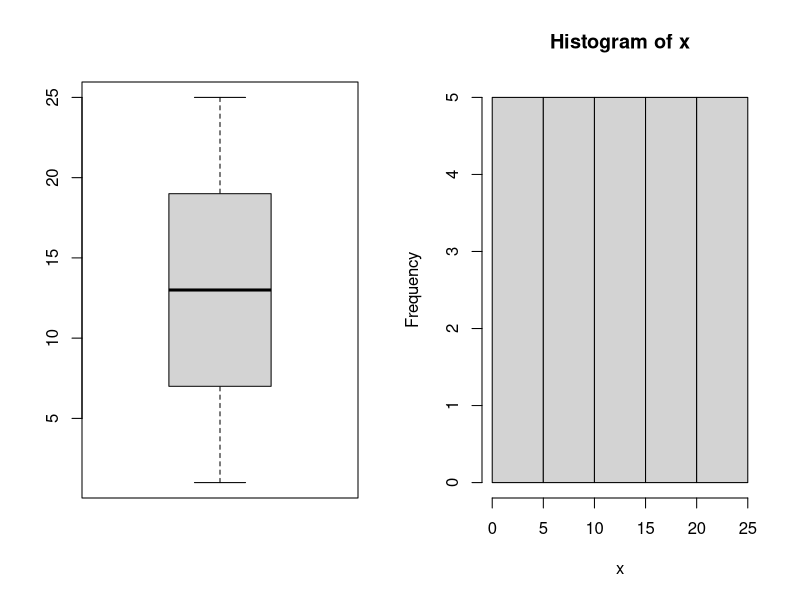
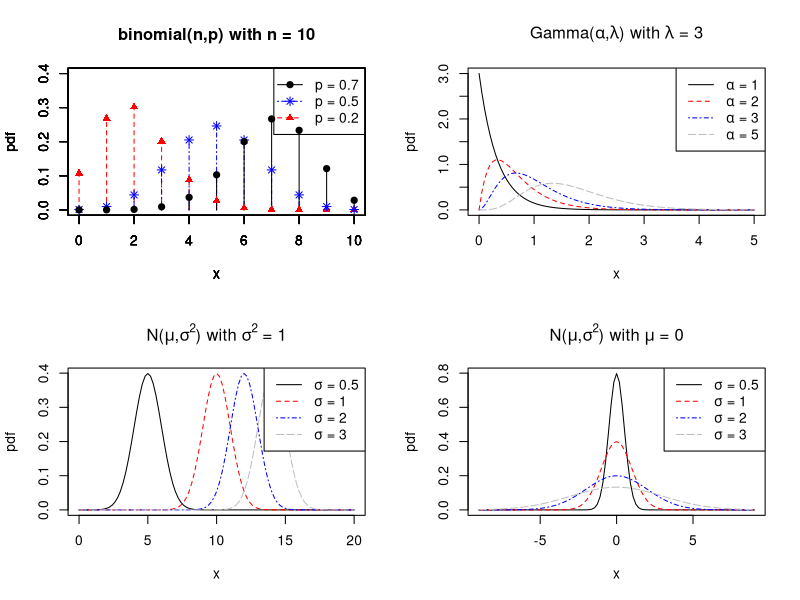

Recreate these plots in R, in order.
## ---- chunk 1
knitr::opts_chunk$set(echo = TRUE)
## ---- chunk 2
seq(1,10,2)  
seq(1,10, by = 2)  
seq(1,10, length.out = 6)

## ---- chunk 3
Inf+NaN ; Inf+NA ; NaN+NA ; Inf+Inf+10
## ---- chunk 4
round(123.98765)  
round(123.98765, digits = 3)  
round(123.98765, digits = -2)
## ---- chunk 5
signif(1928373, digits = 2)  
signif(1928373, digits = 5)
signif(1928.373, digits = 2)
## ---- chunk 6
abs(-2)  
sqrt(25)  
ceiling(4.87); ceiling(4.23)  
floor(2.7); floor(2.1)  
trunc(9.344); trunc(9.123)  
cos(30); acos(30); cosh(30); acosh(30)  
log(10, base = 10); log10(10)  
exp(10)
## ---- chunk 7
x <- c(1:25, NA)
mean(x); mean(x, na.rm = T)  
var(x); var(x, na.rm = T)  
median(x); median(x, na.rm = T)  
#quantile(x, 0.5)-> Error in quantile.default(x, 0.5): missing values and NaN's  
quantile(x, 0.5, na.rm = T)  
summary(x)  
par(mfrow = c(1,2))
boxplot(x)
hist(x)
## ---- chunk 8
objects()  
ls()  
## ---- chunk 9
#create
vt1 <- c(1:5); vt2 <- c(2,4)  
#combine
vt3 <- c(vt1, vt2)
#instead of typing "vt2<-c(vt2,vt1)", "vt3<-c(vt2, vt1)" is a safer way.  

#check how many elements in the vector  
length(vt1)
#select the locations in the vector  
vt1[1]; vt1[c(1,3,4)]  
#remove the third location of the vector  
vt1[-3]
#or remove not just one location  
vt1[-c(2:4)]  
## ---- chunk 10
x<-c(3,6,9)  
x*3; x-3; x^3  
y1<-c(3,2); y2<-c(3,2,4)  

#deffrient length
x^y1  
x^y2  

#when the vectors are different lengths, the shorter one is extended by recycling.
c(1,1,2,2,3,3,4,4,5,5,6,6,7,7,8,8,9,9,10,10) %% 2:3  
c(1,1,2,2,3,3,4,4,5,5,6,6,7,7,8,8,9,9,10,10) %% rep(2:3, 10)  

#assign values into a vector
vtx<- rep(NA, 6)
vtx[2]<-5
vtx[c(4:6)] <- rep(1, 3)
vtx

#to delete NA
vtx[-c(1,3)]
vtxnew <- vtx[-c(1,3)]
vtxnew
## ---- chunk 11
a <- 1:5; b <- 6:10; c <- 11:15; d <- 16:20
#1
matr1 <- rbind(a,b,c,d)
matr1
dim(matr1)
#2
matr2 <- cbind(a,b,c,d)
matr2
dim(matr2)
#3
#note the ordering
x <- 1:6
matrix(x, nrow = 2, ncol = 3)
matrix(x, nrow = 2, ncol = 3, byrow = TRUE)
#note the index
xnew<-matrix(x, nrow = 2, ncol = 3, byrow = TRUE)
xnew
xnew[2]; xnew[5]

#we can change the column or row names by : 
colnames(matr1); rownames(matr1); dimnames(matr1);  
colnames(matr1) <- c("V1","V2","V3","V4","V5")
matr1
## ---- chunk 12
m<-1:12
matrix(m, ncol = 3, nrow = 4)  
## ---- chunk 13
mat<-matrix(m, ncol = 3, nrow = 4)
mat[2,1];   
mat[c(2,3), 2]; mat[c(1:2), c(2,3)];  
mat[, 3]; mat[c(1:2), ]
## ---- chunk 14
c<-matrix(1:9,3,3)
colSums(c)
rowSums(c)
colMeans(c)
rowMeans(c)
## ---- chunk 15
t(c)
## ---- chunk 16
diag(c)
## ---- chunk 17
det(c)
## ---- chunk 18
B <- matrix(c(5:8), 2, 2)
eigen(B)

D <- matrix(rnorm(9), 3, 3) 
eig.D <- eigen(D) 
eig.D$values
## ---- chunk 19
x0 <- 3; a <- 5; c <- 7; m <- 501 
X <- rep(NA, 11)
X[1] <- x0
for(j in 1:10){
  X[j + 1] <- (a*X[j] + c) %% m 
  }
X[2:11]
## ---- chunk 20
basket <- c("r", "b", "y", "y", "y", "r", "r", "b") 
n.r <- 0; n.b <- 0; n.y <- 0
for(i in 1:length(basket)){
  if(basket[i] == "r"){ n.r <- n.r + 1
  }else if(basket[i] == "b"){ 
    n.b <- n.b + 1
  }else{
  n.y <- n.y + 1
  } 
}
c(n.r, n.b, n.y)
## ---- chunk 21
for(j in 1:8){ 
  print(j)
}
## ---- chunk 22
j <- 1
while(j <= 8){
  print(j)
  j <- j + 1 
}
## ---- chunk 23
Fib1 <- 1
Fib2 <- 1
Fibonacci <- c(Fib1) 
while (Fib2 < 100) {
  Fibonacci <- c(Fibonacci, Fib2)
  Fib1 <- Fibonacci[length(Fibonacci) - 1] 
  Fib2 <- Fib1 + Fibonacci[length(Fibonacci)]
} 
Fibonacci
## ---- chunk 24
Fib1 <- 1
Fib2 <- 1
Fibonacci <- c(Fib1) 
for(j in 1:1000){
  if(Fib2 < 100){
    Fibonacci <- c(Fibonacci, Fib2)
    Fib1 <- Fibonacci[length(Fibonacci) - 1] 
    Fib2 <- Fib1 + Fibonacci[length(Fibonacci)]
}else{
  break
  } 
}
Fibonacci
## ---- chunk 25
Fib1 <- 1
Fib2 <- 1
Fibonacci <- c(Fib1) 
repeat
{
  if(Fib2 < 100){
    Fibonacci <- c(Fibonacci, Fib2)
    Fib1 <- Fibonacci[length(Fibonacci) - 1] 
    Fib2 <- Fib1 + Fibonacci[length(Fibonacci)]
  }else{ 
    break
  } 
}
Fibonacci
## ---- chunk 26
Fib1 <- 1
Fib2 <- 1
Fibonacci <- c(Fib1) 
repeat
{
  if(Fib2 >= 100) break
    Fibonacci <- c(Fibonacci, Fib2)
    Fib1 <- Fibonacci[length(Fibonacci) - 1] 
    Fib2 <- Fib1 + Fibonacci[length(Fibonacci)]
} 
Fibonacci
## ---- chunk 27
Fib1 <- 1
Fib2 <- 1
Fibonacci <- c(Fib1) 
for(j in 1:100){
  if(Fib2 >= 100) next
    Fibonacci <- c(Fibonacci, Fib2)
    Fib1 <- Fibonacci[length(Fibonacci) - 1] 
    Fib2 <- Fib1 + Fibonacci[length(Fibonacci)] 
#print(j)
} 
Fibonacci
## ---- chunk 28
k <- 1
while(k < 100){
  fac <- c() 
  for(j in 1:k){
    if((k %% j) == 0) fac <- c(fac, j) 
  }
  if(k == sum(fac[-length(fac)])){
    out <- paste(paste(k, "=", sep=" "),
                 paste(fac[-length(fac)], collapse = " + "), sep = " ")
    print(out) 
  }
  k <- k+1 
}
## ---- chunk 29
k <- 1
while(k < 100){
  fac <- c() 
  for(j in 1:k){
    if((k %% j) == 0){ 
      fac <- c(fac, j)
    } 
  }
  if(k == sum(fac[-length(fac)])){ 
    cat(paste(k, "=", sep=" "),
        paste(fac[-length(fac)], collapse = " + "), "\n")
    }
  k <- k+1 
}
## ---- chunk 30
 f <- function(x){ 
   3*x + 2
}
f(2); f(3); f(4)
## ---- chunk 31
f <- function(x){ 
  res <- 3*x + 2
}
f(2) 
## ---- chunk 32
f <- function(x){ 
  res <- 3*x + 2
}
f(2) 
a<- f(2); a
## ---- chunk 33
 f <- function(x){ 
   return(3*x + 2)
} 
f(2)
## ---- chunk 34
perfect.number <- function(a, b){ 
  k <- a
  res <- c() 
  while(k < b){
    fac <- c() 
    for(j in 1:k){
      if((k %% j) == 0) fac <- c(fac, j) 
    }
    if(k == sum(fac[-length(fac)])) { 
      res <- c(res, k)}
      k <- k+1
  }
  return(res) 
}
perfect.number(10, 10000)
## ---- chunk 35
X <- list(a = 3, b = c(1,2,3,4,5), c = c("A", "B")) 
X
## ---- chunk 36
 X <- list(a = 3, b = c(1,2,3,4,5), c = c("A", "B")) 
X$a; X[[2]]; X[["c"]]
## ---- chunk 37
perfect.number <- function(a, b){ 
  k <- a
  res <- c() 
  ans <- list() 
  while(k < b){
    fac <- c() 
    for(j in 1:k){
      if((k %% j) == 0) fac <- c(fac, j) 
    }
    if(k == sum(fac[-length(fac)])) {
      res <- c(res, k)
      ans[[paste(k)]] <- fac[-length(fac)]
  }
k <- k+1
}
ans$number <- res 
return(ans)
}
Ans<- perfect.number(1,100)
Ans
## ---- chunk 38
perfect.number <- function(a, b){ 
  k <- a
  res <- c() 
  ans <- list() 
  while(k < b){
    fac <- c() 
    for(j in 1:k){
      if((k %% j) == 0) fac <- c(fac, j) 
    }
    if(k == sum(fac[-length(fac)])) {
      res <- c(res, k)
      ans[[paste(k)]] <- fac[-length(fac)]
    }
      k <- k+1
}
print(res)
ans$number <- res 
return(invisible(ans))
 }
Ans <- perfect.number(1, 100)
Ans
length(Ans)
## ---- chunk 39
X <- matrix(NA, 3, 3)
X[,1] <- c("red", "yellow", "blue")
X[,2] <- c(1, 2, 3)
X[,3] <- c(4, 5, 6)
colnames(X) <- c("colors", "numbers", "more.numbers") 
X
## ---- chunk 40
colors <- c("red", "yellow", "blue")
numbers <- c(1, 2, 3)
colors.and.numbers<-data.frame(colors,numbers,more.numbers = c(4, 5, 6))
colors.and.numbers
## ---- chunk 41
#graph1
par(mfrow=c(2,2))
k<-c(0:10)
plot(k,dbinom(k,size = 10,prob = .2),ylim=c(0.0,0.4), type = "h", xlab = "x",ylab = "pdf", col = "red", lty =2 )
par(new=TRUE)
plot(k,dbinom(k,size = 10, prob = .5),ylim=c(0.0,0.4),type = "h",xlab = "x",ylab = "pdf",col = "blue", lty = 4)
legend("topright", c("p = 0.7", "p = 0.5", "p = 0.2"),
       col = c("black", "blue", "red"), lty = c(1,4,2) ,pch = c(19,8,17))
par(new=TRUE)
plot(k,dbinom(k,size = 10, prob = .7),ylim=c(0.0,0.4),type = "h",xlab = "x",ylab = "pdf", col = "black", lty = 1)
par(new = TRUE)
plot(k,dbinom(k,size = 10,prob = .2),ylim=c(0.0,0.4), type = "p", xlab = "x",ylab = "pdf", col = "red", lty =2 , pch = 17)
par(new=TRUE)
plot(k,dbinom(k,size = 10, prob = .5),ylim=c(0.0,0.4),type = "p",xlab = "x",ylab = "pdf",col = "blue", lty = 4, pch = 8)
par(new=TRUE)
plot(k,dbinom(k,size = 10, prob = .7),ylim=c(0.0,0.4),type = "p",xlab = "x",ylab = "pdf", col = "black", lty = 1, pch = 19)
title("binomial(n,p) with n = 10")

#graph2

curve(dgamma(x,1,3), 0, 5,ylim=c(0.0,3.0),lty=1,col="black",main=expression(paste("Gamma(",alpha,",", lambda,") with ",lambda," = 3")),ylab="pdf")
curve(dgamma(x,2,3), 0, 5,ylim=c(0.0,3.0),lty=2,col="red", add = TRUE)
curve(dgamma(x,3,3), 0, 5,ylim=c(0.0,3.0),lty=4,col="blue", add = TRUE)
curve(dgamma(x,5,3), 0, 5,ylim=c(0.0,3.0),lty=5,col="gray", add = TRUE)
legend("topright", c(expression(paste(alpha, " = 1")),expression(paste(alpha, " = 2")),expression(paste(alpha, " = 3")),expression(paste(alpha, " = 5"))),col = c("black","red","blue","gray"),text.col = c(1,1,1,1),lty = c(1,2,4,5))

#graph3
curve(dnorm(x, 5, sd = 1),0,20 ,col = "black", lty = 1, main = expression(paste("N(",mu,",",sigma^2,") with ",sigma^2," = 1")),ylab = "pdf")
curve(dnorm(x, 10, sd = 1),0,20, col = "red", lty = 2, add = TRUE)
curve(dnorm(x, 12, sd = 1),0,20, col = "blue", lty = 4, add = TRUE)
curve(dnorm(x, 14, sd = 1),0,20, col = "gray", lty = 5, add = TRUE)
legend("topright", c(expression(paste(sigma, " = 0.5")),expression(paste(sigma, " = 1")),expression(paste(sigma, " = 2")),expression(paste(sigma, " = 3"))),col = c("black","red","blue","gray"),text.col = c(1,1,1,1),lty = c(1,2,4,5))

#graph4
curve(dnorm(x, 0, sd = 0.5),-9,9 ,col = "black", lty = 1, main = expression(paste("N(",mu,",",sigma^2,") with ",mu," = 0")),ylab = "pdf")
curve(dnorm(x, 0, sd = 1),-9,9, col = "red", lty = 2, add = TRUE)
curve(dnorm(x, 0, sd = 2),-9,9, col = "blue", lty = 4, add = TRUE)
curve(dnorm(x, 0, sd = 3),-9,9, col = "gray", lty = 5, add = TRUE)
legend("topright", c(expression(paste(sigma, " = 0.5")),expression(paste(sigma, " = 1")),expression(paste(sigma, " = 2")),expression(paste(sigma, " = 3"))),col = c("black","red","blue","gray"),text.col = c(1,1,1,1),lty = c(1,2,4,5))
## ---- chunk 42
#<center> 
#![EDA](EDA_Graphics.png){width=50%} 
#<center>
